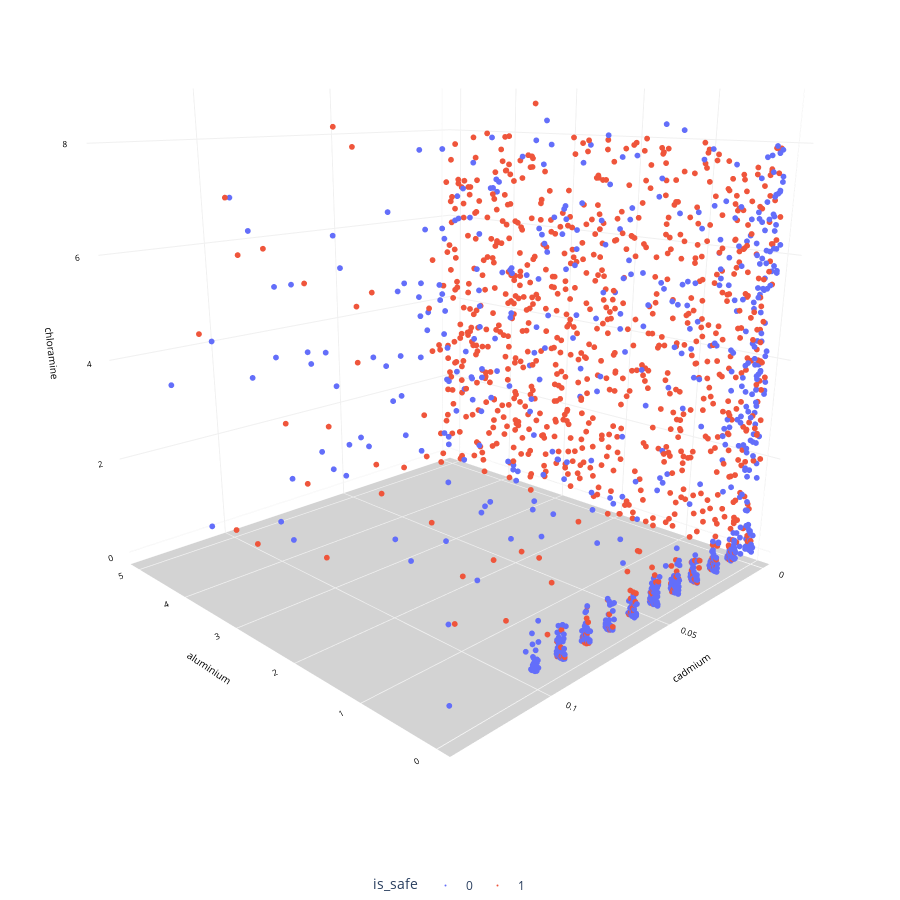

Notebook code for this chart:
### Code cell
fig = px.scatter_3d(OriginalDataForLDA, 
                    x=OriginalDataForLDA['aluminium'], y=OriginalDataForLDA['cadmium'], z=OriginalDataForLDA['chloramine'],
                    color=OriginalDataForLDA['is_safe'],
                    color_discrete_sequence=['#636EFA','#EF553B','#00CC96'], 
                    hover_data=['chloramine','aluminium', 'cadmium','is_safe'],
                    height=900, width=900
                   )

# Update chart looks
fig.update_layout(#title_text="Scatter 3D Plot",
                  showlegend=True,
                  legend=dict(orientation="h", yanchor="top", y=0, xanchor="center", x=0.5),
                  scene_camera=dict(up=dict(x=0, y=0, z=1), 
                                        center=dict(x=0, y=0, z=-0.2),
                                        eye=dict(x=-1.5, y=1.5, z=0.5)),
                                        margin=dict(l=0, r=0, b=0, t=0),
                  scene = dict(xaxis=dict(backgroundcolor='white',
                                          color='black',
                                          gridcolor='#f0f0f0',
                                          title_font=dict(size=10),
                                          tickfont=dict(size=10),
                                         ),
                               yaxis=dict(backgroundcolor='white',
                                          color='black',
                                          gridcolor='#f0f0f0',
                                          title_font=dict(size=10),
                                          tickfont=dict(size=10),
                                          ),
                               zaxis=dict(backgroundcolor='lightgrey',
                                          color='black', 
                                          gridcolor='#f0f0f0',
                                          title_font=dict(size=10),
                                          tickfont=dict(size=10),
                                         )))

# Update marker size
fig.update_traces(marker=dict(size=2))

fig.show()

### Figure 1 — Plotly figure (JSON) as saved in the notebook; plotly's stock layout.template omitted (floating-point values rounded to 4 significant figures; data arrays with more than 128 entries replaced by an {"elided": "..."} marker saying what was removed)
{"data": [{"customdata": {"elided": "912x1 str values"}, "hovertemplate": "is_safe=%{customdata[0]}<br>aluminium=%{x}<br>cadmium=%{y}<br>chloramine=%{z}<extra></extra>", "legendgroup": "0", "marker": {"color": "#636EFA", "size": 2, "symbol": "circle"}, "mode": "markers", "name": "0", "scene": "scene", "showlegend": true, "type": "scatter3d", "x": {"elided": "912 float values"}, "y": {"elided": "912 float values"}, "z": {"elided": "912 float values"}}, {"customdata": {"elided": "912x1 str values"}, "hovertemplate": "is_safe=%{customdata[0]}<br>aluminium=%{x}<br>cadmium=%{y}<br>chloramine=%{z}<extra></extra>", "legendgroup": "1", "marker": {"color": "#EF553B", "size": 2, "symbol": "circle"}, "mode": "markers", "name": "1", "scene": "scene", "showlegend": true, "type": "scatter3d", "x": {"elided": "912 float values"}, "y": {"elided": "912 float values"}, "z": {"elided": "912 float values"}}], "layout": {"height": 900, "legend": {"orientation": "h", "title": {"text": "is_safe"}, "tracegroupgap": 0, "x": 0.5, "xanchor": "center", "y": 0, "yanchor": "top"}, "margin": {"b": 0, "l": 0, "r": 0, "t": 0}, "scene": {"camera": {"center": {"x": 0, "y": 0, "z": -0.2}, "eye": {"x": -1.5, "y": 1.5, "z": 0.5}, "up": {"x": 0, "y": 0, "z": 1}}, "domain": {"x": [0, 1], "y": [0, 1]}, "xaxis": {"backgroundcolor": "white", "color": "black", "gridcolor": "#f0f0f0", "tickfont": {"size": 10}, "title": {"font": {"size": 10}, "text": "aluminium"}}, "yaxis": {"backgroundcolor": "white", "color": "black", "gridcolor": "#f0f0f0", "tickfont": {"size": 10}, "title": {"font": {"size": 10}, "text": "cadmium"}}, "zaxis": {"backgroundcolor": "lightgrey", "color": "black", "gridcolor": "#f0f0f0", "tickfont": {"size": 10}, "title": {"font": {"size": 10}, "text": "chloramine"}}}, "showlegend": true, "width": 900}}
